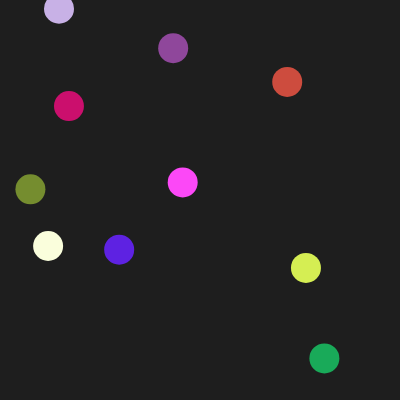
Frame 1 (no input)
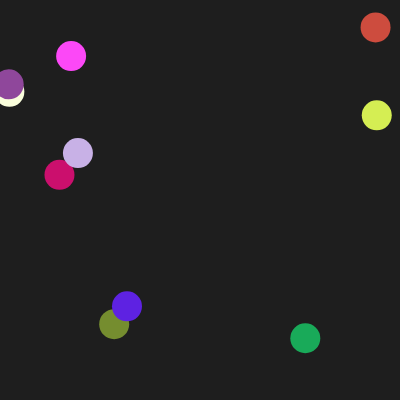
Frame 60 (no input)
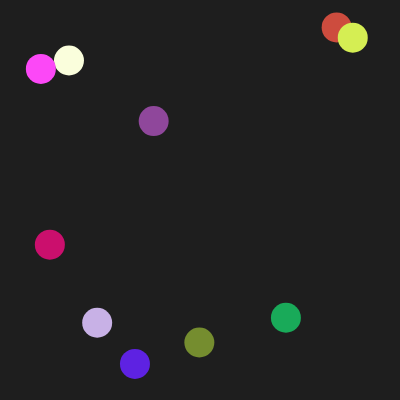
Frame 120 (the mouse pressed at the canvas centre since frame 60)

The p5.js sketch that drew these frames (run headless with seeded random() and noise() and a simulated clock; from frame 60 on, the mouse is pressed at the canvas centre):

// p5.js sketch
// ── sketch.js
// Lektion 3: Array mit Objekten
// Ein Array kann nicht nur Zahlen, sondern auch ganze Objekte enthalten.

let baelle = []; // Array fuer die Ball-Objekte

function setup() {
  createCanvas(400, 400);

  // 10 Baelle mit zufaelligen Eigenschaften erzeugen.
  for (let i = 0; i < 10; i++) {
    // Jedes Element ist ein Objekt mit Position, Geschwindigkeit und Farbe.
    let ball = {
      x: random(width),
      y: random(height),
      dx: random(-3, 3),   // Geschwindigkeit in x-Richtung
      dy: random(-3, 3),   // Geschwindigkeit in y-Richtung
      farbe: [random(255), random(255), random(255)]
    };
    baelle.push(ball);
  }
}

function draw() {
  background(30);

  // "for ... of" durchlaeuft jedes Objekt im Array.
  for (let ball of baelle) {
    // Position aktualisieren.
    ball.x += ball.dx;
    ball.y += ball.dy;

    // Am Rand abprallen: Geschwindigkeit umkehren.
    if (ball.x < 0 || ball.x > width) ball.dx *= -1;
    if (ball.y < 0 || ball.y > height) ball.dy *= -1;

    // Ball zeichnen.
    fill(ball.farbe);
    noStroke();
    circle(ball.x, ball.y, 30);
  }
}
